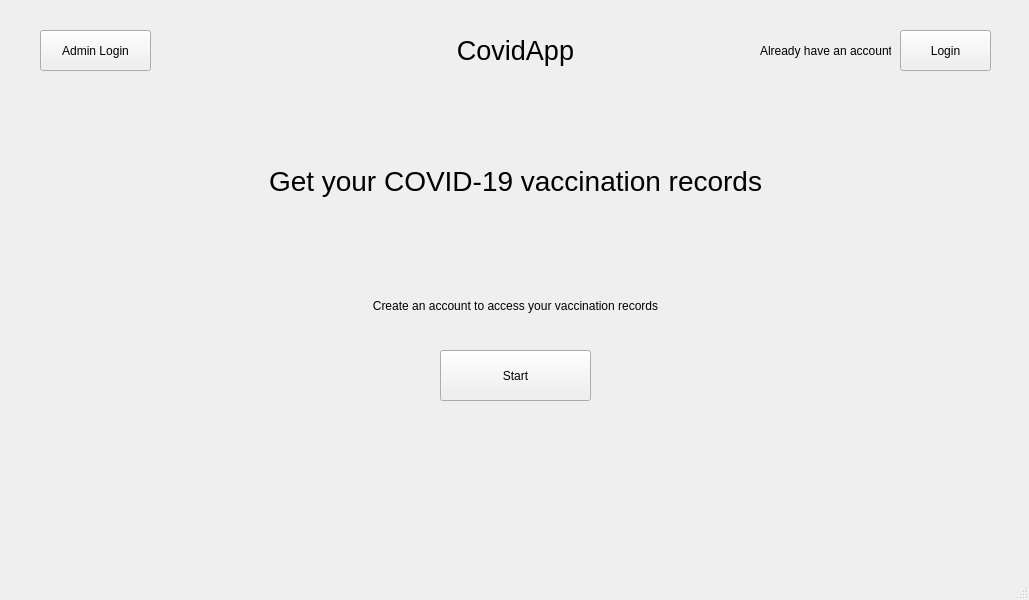
<?xml version="1.0" encoding="UTF-8"?>
<ui version="4.0">
 <class>MainWindow</class>
 <widget class="QMainWindow" name="MainWindow">
  <property name="geometry">
   <rect>
    <x>0</x>
    <y>0</y>
    <width>1029</width>
    <height>600</height>
   </rect>
  </property>
  <property name="windowTitle">
   <string>MainWindow</string>
  </property>
  <widget class="QWidget" name="centralwidget">
   <widget class="QLabel" name="label">
    <property name="geometry">
     <rect>
      <x>400</x>
      <y>30</y>
      <width>231</width>
      <height>41</height>
     </rect>
    </property>
    <property name="font">
     <font>
      <pointsize>20</pointsize>
     </font>
    </property>
    <property name="text">
     <string>CovidApp</string>
    </property>
    <property name="alignment">
     <set>Qt::AlignCenter</set>
    </property>
   </widget>
   <widget class="QLabel" name="label_2">
    <property name="geometry">
     <rect>
      <x>260</x>
      <y>150</y>
      <width>511</width>
      <height>61</height>
     </rect>
    </property>
    <property name="font">
     <font>
      <pointsize>21</pointsize>
     </font>
    </property>
    <property name="text">
     <string>Get your COVID-19 vaccination records</string>
    </property>
    <property name="alignment">
     <set>Qt::AlignCenter</set>
    </property>
   </widget>
   <widget class="QPushButton" name="pushButton_userRegistration">
    <property name="geometry">
     <rect>
      <x>440</x>
      <y>350</y>
      <width>151</width>
      <height>51</height>
     </rect>
    </property>
    <property name="text">
     <string>Start</string>
    </property>
   </widget>
   <widget class="QLabel" name="label_3">
    <property name="geometry">
     <rect>
      <x>360</x>
      <y>290</y>
      <width>311</width>
      <height>31</height>
     </rect>
    </property>
    <property name="text">
     <string>Create an account to access your vaccination records</string>
    </property>
    <property name="alignment">
     <set>Qt::AlignCenter</set>
    </property>
   </widget>
   <widget class="QPushButton" name="pushButton_userLogin">
    <property name="geometry">
     <rect>
      <x>900</x>
      <y>30</y>
      <width>91</width>
      <height>41</height>
     </rect>
    </property>
    <property name="text">
     <string>Login</string>
    </property>
   </widget>
   <widget class="QLabel" name="label_4">
    <property name="geometry">
     <rect>
      <x>760</x>
      <y>41</y>
      <width>131</width>
      <height>20</height>
     </rect>
    </property>
    <property name="text">
     <string>Already have an account?</string>
    </property>
   </widget>
   <widget class="QPushButton" name="pushButton_adminLogin">
    <property name="geometry">
     <rect>
      <x>40</x>
      <y>30</y>
      <width>111</width>
      <height>41</height>
     </rect>
    </property>
    <property name="text">
     <string>Admin Login</string>
    </property>
   </widget>
  </widget>
  <widget class="QMenuBar" name="menubar">
   <property name="geometry">
    <rect>
     <x>0</x>
     <y>0</y>
     <width>1029</width>
     <height>20</height>
    </rect>
   </property>
  </widget>
  <widget class="QStatusBar" name="statusbar"/>
 </widget>
 <resources/>
 <connections/>
</ui>
